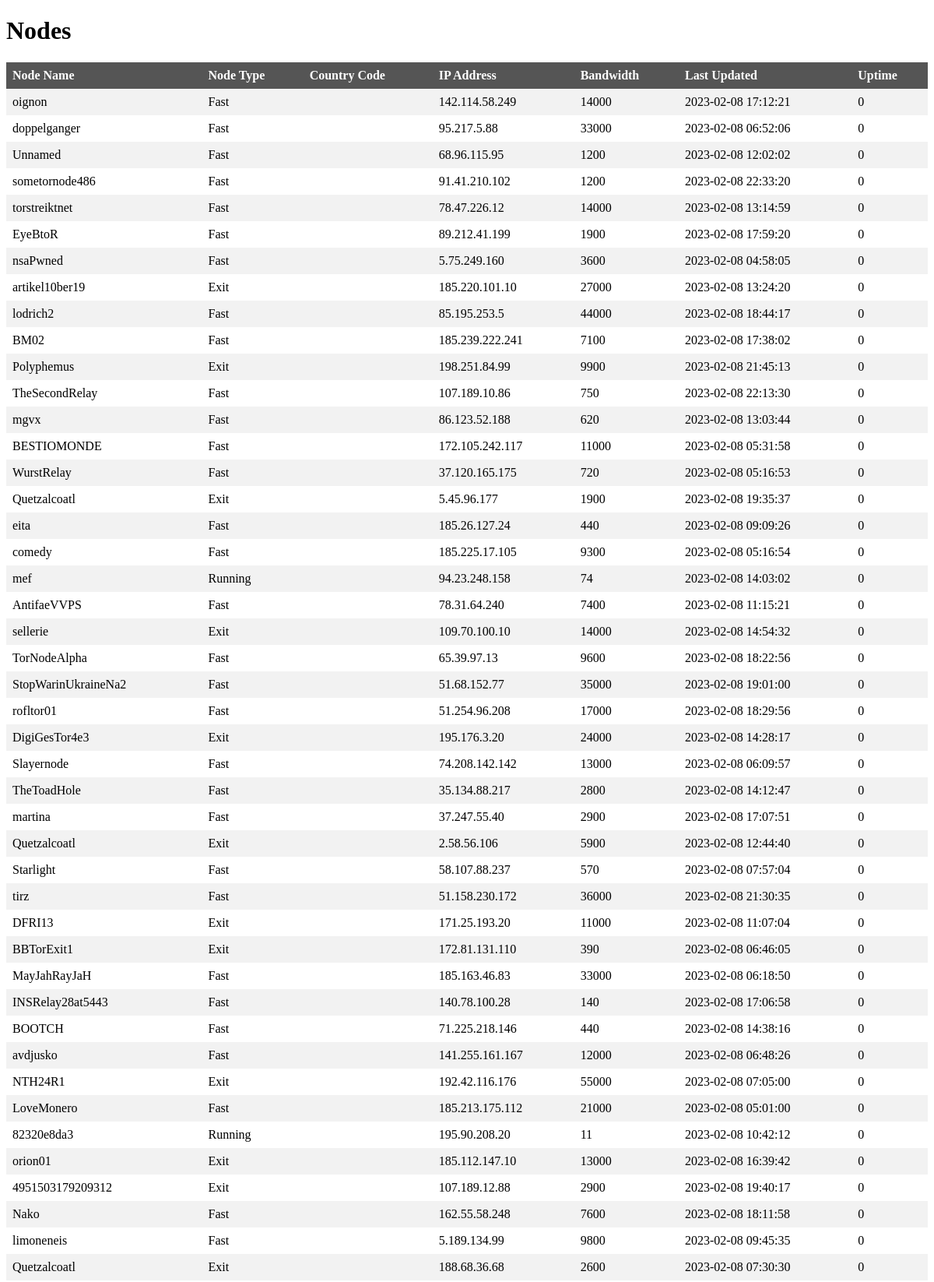
Page /nodes?page=4 (upper part) on the committed database.
### tables this page shows
CREATE TABLE nodes (node_name TEXT NOT NULL,
                                                      node_type TEXT,
                                                      country_code TEXT NOT NULL,
                                                      IP_address TEXT NOT NULL,
                                                      bandwidth INT NOT NULL,
                                                      last_updated TEXT NOT NULL,
                                                      uptime INT NOT NULL);

### main.py (the view)
@app.route('/nodes')
def show_nodes():
    page = request.args.get('page', 1, type=int)
    per_page = request.args.get('per_page', 100, type=int)
    start = (page - 1) * per_page
    end = start + per_page
    conn = sqlite3.connect('tor_seach_engine.db')
    c = conn.cursor()
    c.execute('SELECT node_name, node_type, country_code, ip_address, bandwidth, last_updated, uptime FROM nodes LIMIT ? OFFSET ?', (per_page, start))
    nodes = c.fetchall()
    c.execute('SELECT COUNT(*) FROM nodes')
    total_rows = c.fetchone()[0]
    conn.close()
    total_pages = math.ceil(total_rows / per_page)
    return render_template('nodes.html', nodes=nodes, page=page, per_page=per_page, total_pages=total_pages, total_rows=total_rows)

### templates/nodes.html (shortened to what this page needs)
<!doctype html>
<html>
  <head>
  </head>
  <body>
    <h1>Nodes</h1>
    <table>
      <tr>
        <th>Node Name</th>
        <th>Node Type</th>
        <th>Country Code</th>
        <th>IP Address</th>
        <th>Bandwidth</th>
        <th>Last Updated</th>
        <th>Uptime</th>
      </tr>
      {% for node in nodes %}
      <tr>
        <td>{{ node[0] }}</td>
        <td>{{ node[1] }}</td>
        <td>{{ node[2] }}</td>
        <td>{{ node[3] }}</td>
        <td>{{ node[4] }}</td>
        <td>{{ node[5] }}</td>
        <td>{{ node[6] }}</td>
      </tr>
      {% endfor %}
    </table>
  </body>
</html>

### templates/nodes.html (style rules this page uses)
table { border-collapse: collapse; width: 100%; }
th, td { text-align: left; padding: 8px; }
th { background-color: #555; color: white; }
tr:nth-child(even) { background-color: #f2f2f2; }

### rows in the picture
nodes: node_name "oignon", node_type "Fast", IP_address "142.114.58.249", bandwidth "14000", last_updated "2023-02-08 17:12:21", uptime "0"
nodes: node_name "doppelganger", node_type "Fast", IP_address "95.217.5.88", bandwidth "33000", last_updated "2023-02-08 06:52:06", uptime "0"
nodes: node_name "Unnamed", node_type "Fast", IP_address "68.96.115.95", bandwidth "1200", last_updated "2023-02-08 12:02:02", uptime "0"
nodes: node_name "sometornode486", node_type "Fast", IP_address "91.41.210.102", bandwidth "1200", last_updated "2023-02-08 22:33:20", uptime "0"
nodes: node_name "torstreiktnet", node_type "Fast", IP_address "78.47.226.12", bandwidth "14000", last_updated "2023-02-08 13:14:59", uptime "0"
nodes: node_name "EyeBtoR", node_type "Fast", IP_address "89.212.41.199", bandwidth "1900", last_updated "2023-02-08 17:59:20", uptime "0"
nodes: node_name "nsaPwned", node_type "Fast", IP_address "5.75.249.160", bandwidth "3600", last_updated "2023-02-08 04:58:05", uptime "0"
nodes: node_name "artikel10ber19", node_type "Exit", IP_address "185.220.101.10", bandwidth "27000", last_updated "2023-02-08 13:24:20", uptime "0"
nodes: node_name "lodrich2", node_type "Fast", IP_address "85.195.253.5", bandwidth "44000", last_updated "2023-02-08 18:44:17", uptime "0"
nodes: node_name "BM02", node_type "Fast", IP_address "185.239.222.241", bandwidth "7100", last_updated "2023-02-08 17:38:02", uptime "0"
nodes: node_name "Polyphemus", node_type "Exit", IP_address "198.251.84.99", bandwidth "9900", last_updated "2023-02-08 21:45:13", uptime "0"
nodes: node_name "TheSecondRelay", node_type "Fast", IP_address "107.189.10.86", bandwidth "750", last_updated "2023-02-08 22:13:30", uptime "0"
nodes: node_name "mgvx", node_type "Fast", IP_address "86.123.52.188", bandwidth "620", last_updated "2023-02-08 13:03:44", uptime "0"
nodes: node_name "BESTIOMONDE", node_type "Fast", IP_address "172.105.242.117", bandwidth "11000", last_updated "2023-02-08 05:31:58", uptime "0"
nodes: node_name "WurstRelay", node_type "Fast", IP_address "37.120.165.175", bandwidth "720", last_updated "2023-02-08 05:16:53", uptime "0"
nodes: node_name "Quetzalcoatl", node_type "Exit", IP_address "5.45.96.177", bandwidth "1900", last_updated "2023-02-08 19:35:37", uptime "0"
nodes: node_name "eita", node_type "Fast", IP_address "185.26.127.24", bandwidth "440", last_updated "2023-02-08 09:09:26", uptime "0"
nodes: node_name "comedy", node_type "Fast", IP_address "185.225.17.105", bandwidth "9300", last_updated "2023-02-08 05:16:54", uptime "0"
nodes: node_name "mef", node_type "Running", IP_address "94.23.248.158", bandwidth "74", last_updated "2023-02-08 14:03:02", uptime "0"
nodes: node_name "AntifaeVVPS", node_type "Fast", IP_address "78.31.64.240", bandwidth "7400", last_updated "2023-02-08 11:15:21", uptime "0"
nodes: node_name "sellerie", node_type "Exit", IP_address "109.70.100.10", bandwidth "14000", last_updated "2023-02-08 14:54:32", uptime "0"
nodes: node_name "TorNodeAlpha", node_type "Fast", IP_address "65.39.97.13", bandwidth "9600", last_updated "2023-02-08 18:22:56", uptime "0"
nodes: node_name "StopWarinUkraineNa2", node_type "Fast", IP_address "51.68.152.77", bandwidth "35000", last_updated "2023-02-08 19:01:00", uptime "0"
nodes: node_name "rofltor01", node_type "Fast", IP_address "51.254.96.208", bandwidth "17000", last_updated "2023-02-08 18:29:56", uptime "0"
nodes: node_name "DigiGesTor4e3", node_type "Exit", IP_address "195.176.3.20", bandwidth "24000", last_updated "2023-02-08 14:28:17", uptime "0"
nodes: node_name "Slayernode", node_type "Fast", IP_address "74.208.142.142", bandwidth "13000", last_updated "2023-02-08 06:09:57", uptime "0"
nodes: node_name "TheToadHole", node_type "Fast", IP_address "35.134.88.217", bandwidth "2800", last_updated "2023-02-08 14:12:47", uptime "0"
nodes: node_name "martina", node_type "Fast", IP_address "37.247.55.40", bandwidth "2900", last_updated "2023-02-08 17:07:51", uptime "0"
nodes: node_name "Quetzalcoatl", node_type "Exit", IP_address "2.58.56.106", bandwidth "5900", last_updated "2023-02-08 12:44:40", uptime "0"
nodes: node_name "Starlight", node_type "Fast", IP_address "58.107.88.237", bandwidth "570", last_updated "2023-02-08 07:57:04", uptime "0"
nodes: node_name "tirz", node_type "Fast", IP_address "51.158.230.172", bandwidth "36000", last_updated "2023-02-08 21:30:35", uptime "0"
nodes: node_name "DFRI13", node_type "Exit", IP_address "171.25.193.20", bandwidth "11000", last_updated "2023-02-08 11:07:04", uptime "0"
nodes: node_name "BBTorExit1", node_type "Exit", IP_address "172.81.131.110", bandwidth "390", last_updated "2023-02-08 06:46:05", uptime "0"
nodes: node_name "MayJahRayJaH", node_type "Fast", IP_address "185.163.46.83", bandwidth "33000", last_updated "2023-02-08 06:18:50", uptime "0"
nodes: node_name "INSRelay28at5443", node_type "Fast", IP_address "140.78.100.28", bandwidth "140", last_updated "2023-02-08 17:06:58", uptime "0"
nodes: node_name "BOOTCH", node_type "Fast", IP_address "71.225.218.146", bandwidth "440", last_updated "2023-02-08 14:38:16", uptime "0"
nodes: node_name "avdjusko", node_type "Fast", IP_address "141.255.161.167", bandwidth "12000", last_updated "2023-02-08 06:48:26", uptime "0"
nodes: node_name "NTH24R1", node_type "Exit", IP_address "192.42.116.176", bandwidth "55000", last_updated "2023-02-08 07:05:00", uptime "0"
nodes: node_name "LoveMonero", node_type "Fast", IP_address "185.213.175.112", bandwidth "21000", last_updated "2023-02-08 05:01:00", uptime "0"
nodes: node_name "82320e8da3", node_type "Running", IP_address "195.90.208.20", bandwidth "11", last_updated "2023-02-08 10:42:12", uptime "0"
nodes: node_name "orion01", node_type "Exit", IP_address "185.112.147.10", bandwidth "13000", last_updated "2023-02-08 16:39:42", uptime "0"
nodes: node_name "4951503179209312", node_type "Exit", IP_address "107.189.12.88", bandwidth "2900", last_updated "2023-02-08 19:40:17", uptime "0"
nodes: node_name "Nako", node_type "Fast", IP_address "162.55.58.248", bandwidth "7600", last_updated "2023-02-08 18:11:58", uptime "0"
nodes: node_name "limoneneis", node_type "Fast", IP_address "5.189.134.99", bandwidth "9800", last_updated "2023-02-08 09:45:35", uptime "0"
nodes: node_name "Quetzalcoatl", node_type "Exit", IP_address "188.68.36.68", bandwidth "2600", last_updated "2023-02-08 07:30:30", uptime "0"
